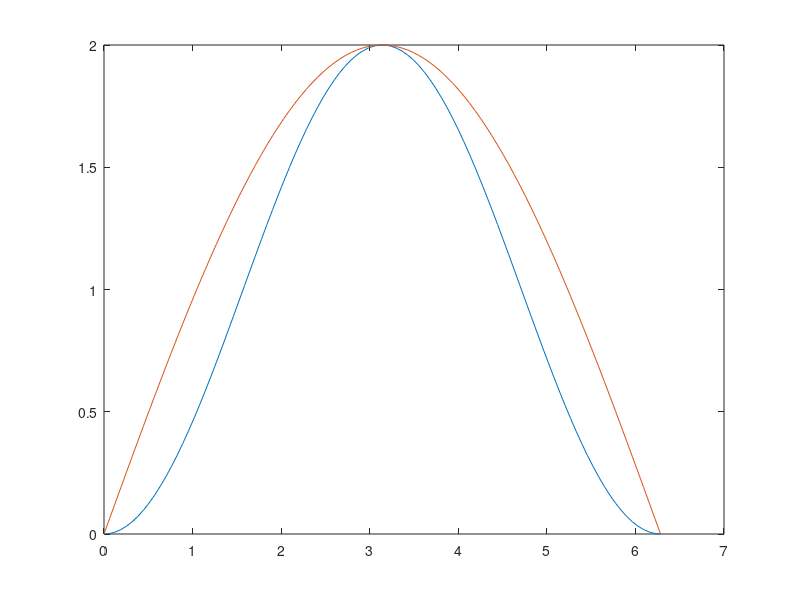
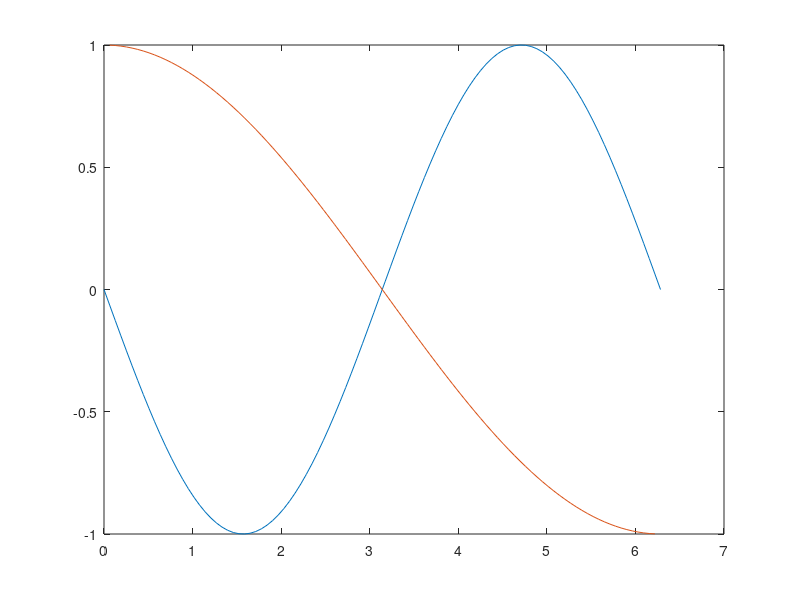

MATLAB code to generate these figures, in order:
%% Plot cosine part
m = 100;
theta = linspace(0,2*pi,m);
figure()
plot(theta,(1-cos(theta)));
hold on;
plot(theta,sqrt(2*(1-cos(theta))));
hold off;

figure()
plot(theta,-sin(theta));
hold on;
plot(theta,1./sqrt(2*(1-cos(theta))).*sin(theta));
hold off;
